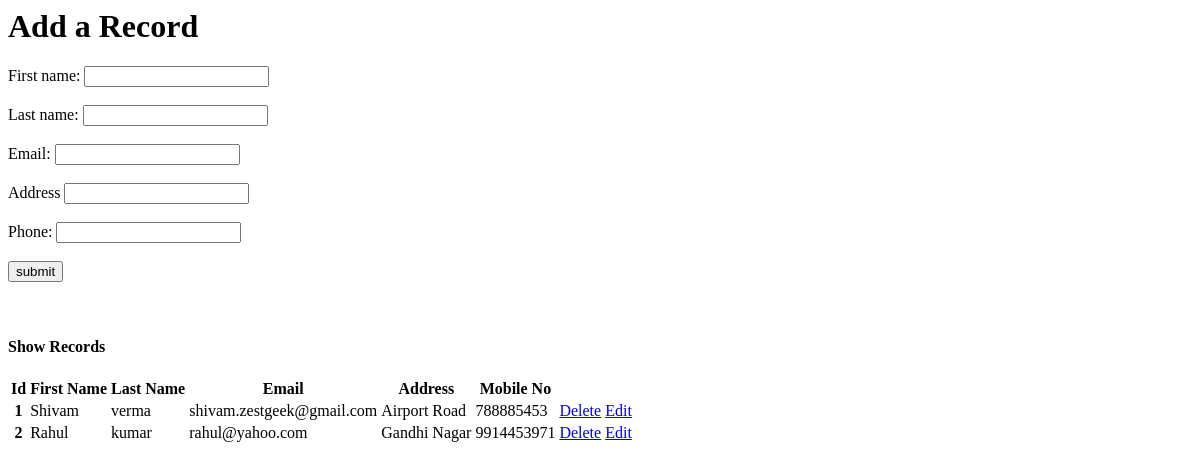
Before: / with the older database file.
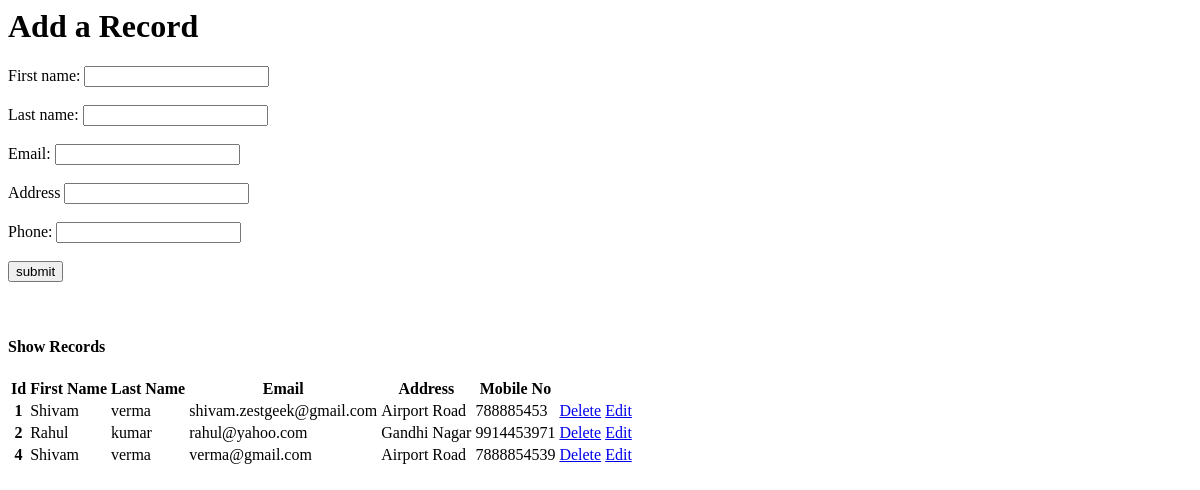
After: the same page with the newer database file.
### app/models.py (models this page shows, shortened)
class Person(models.Model):
    first_name=models.CharField(max_length=10)
    last_name=models.CharField(max_length=10)
    email=models.EmailField()
    address=models.CharField(max_length=100)
    mobile=models.CharField(max_length=10)

### app/views.py (the view, shortened to what this page needs)
# urls.py: path('',views.create,name="create"),
def create(request):
    show_data=Person.objects.all().values()
    return render(request,"index.html",{'show_data':show_data})

### templates/index.html (shortened to what this page needs)
<html>
<head>
</head>
<h1>Add a Record</h1>
<body>
    {%if update%}
    <form method="POST" action="{%url "update_item" update.id%}">
      {%csrf_token%}
      First name:
      <input value="{{update.first_name}}" type="text" name="first_name" required id="first_name" ><br><br>
      Last name:
      <input value="{{update.last_name}}" type="text" name="last_name" required id="last_name"><br><br>
      Email:
      <input value="{{update.email}}" type="email" name="email" required id="email"><br><br>
      Address
      <input value="{{update.address}}" type="text" name="address" required id="address"><br><br>
      Phone:
      <input value="{{update.mobile}}" type="text" name="mobile" required id="mobile"><br><br>
      <input type="submit" name="submit" value="submit"></button>
    </form>  <br>
    {% else %}
    <form method="POST" action="{% url "create" %}">
    First name:
    <input type="text" name="first_name" required id="first_name" ><br><br>
    Last name:
    <input type="text" name="last_name" required id="last_name"><br><br>
    Email:
    <input type="email" name="email" required id="email"><br><br>
    Address
    <input type="text" name="address" required id="address"><br><br>
    Phone:
    <input type="text" name="mobile" required id="mobile" maxlength="10"><br><br>
    <input type="submit" name="submit" value="submit"></button>
    </form>  <br>
{%endif%}
    <div class="col-sm-8">
        <h4 class="text-cenetr alert alert info">Show Records</h4>
    </div>
<table class="table table-hover">
  <thead>
    <tr>
      <th scope="col">Id</th>
      <th scope="col">First Name</th>
      <th scope="col">Last Name</th>
      <th scope="col">Email</th>
      <th scope="col">Address</th>
      <th scope="col">Mobile No</th>
    </tr>
  </thead>
  <tbody>
      {% for a in show_data%}
    <tr>
        <th scope="row">{{a.id }} </th>
        <td>{{a.first_name }}</td>
        <td>{{a.last_name}}</td>
        <td>{{a.email}}</td>
        <td>{{a.address}}</td>
        <td>{{a.mobile}}</td>
        <td><a href="delete/{{a.id }}">Delete</a></td>
        <td><a href={% url 'updaterecord' a.id %} class="btn btn danger">Edit</a><d>
        </tr>
      {% endfor %}
  </tbody>
</table>
</body>
</html>

Changed rows visible on the page:
added Person: id "4", first_name "Shivam", last_name "verma", email "verma@gmail.com", address "Airport Road", mobile "7888854539"
